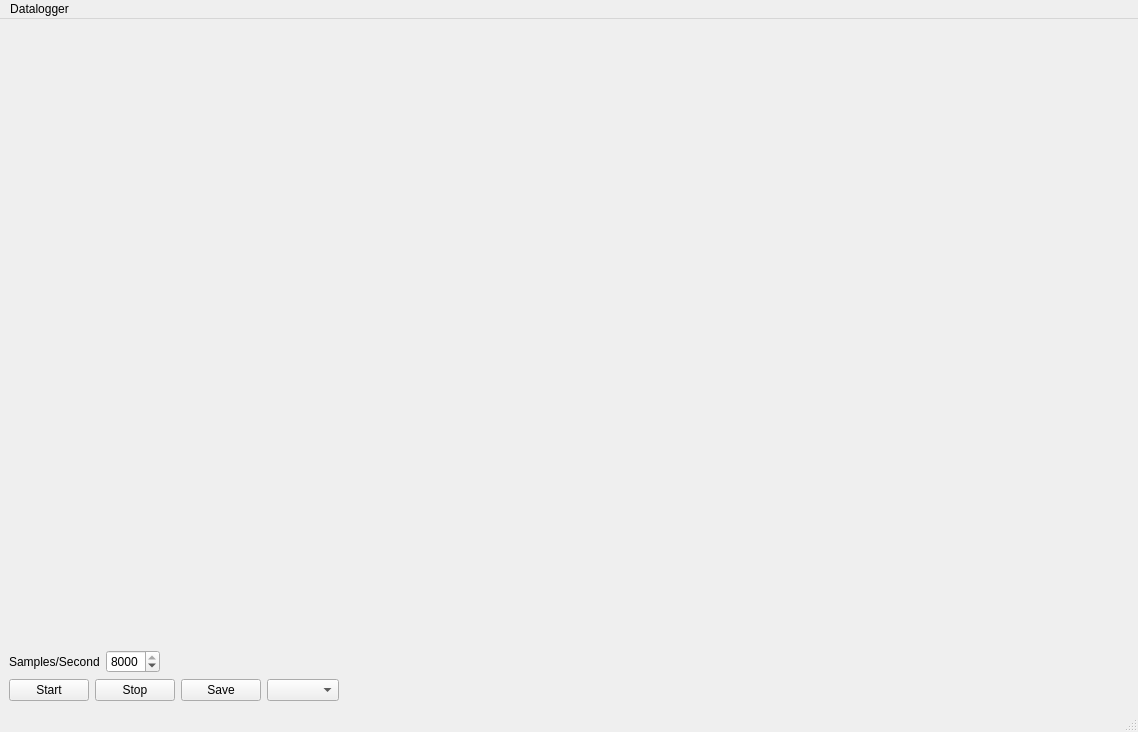
<?xml version="1.0" encoding="UTF-8"?>
<ui version="4.0">
 <class>DataLoggerMainWindow</class>
 <widget class="QMainWindow" name="DataLoggerMainWindow">
  <property name="geometry">
   <rect>
    <x>0</x>
    <y>0</y>
    <width>1138</width>
    <height>732</height>
   </rect>
  </property>
  <property name="sizePolicy">
   <sizepolicy hsizetype="Preferred" vsizetype="Preferred">
    <horstretch>0</horstretch>
    <verstretch>0</verstretch>
   </sizepolicy>
  </property>
  <property name="windowTitle">
   <string>MainWindow</string>
  </property>
  <property name="toolButtonStyle">
   <enum>Qt::ToolButtonIconOnly</enum>
  </property>
  <widget class="QWidget" name="centralwidget">
   <layout class="QVBoxLayout" name="verticalLayout_3">
    <item>
     <widget class="QWidget" name="mpl_plot" native="true">
      <property name="sizePolicy">
       <sizepolicy hsizetype="Preferred" vsizetype="Expanding">
        <horstretch>0</horstretch>
        <verstretch>0</verstretch>
       </sizepolicy>
      </property>
     </widget>
    </item>
    <item>
     <layout class="QHBoxLayout" name="horizontalLayout_2">
      <item>
       <widget class="QLabel" name="SampleRateLabel">
        <property name="text">
         <string>Samples/Second</string>
        </property>
       </widget>
      </item>
      <item>
       <widget class="QSpinBox" name="SampleRateSpinbox">
        <property name="minimum">
         <number>1</number>
        </property>
        <property name="maximum">
         <number>8000</number>
        </property>
        <property name="singleStep">
         <number>250</number>
        </property>
        <property name="value">
         <number>8000</number>
        </property>
       </widget>
      </item>
      <item>
       <spacer name="horizontalSpacer_2">
        <property name="orientation">
         <enum>Qt::Horizontal</enum>
        </property>
        <property name="sizeHint" stdset="0">
         <size>
          <width>40</width>
          <height>20</height>
         </size>
        </property>
       </spacer>
      </item>
     </layout>
    </item>
    <item>
     <layout class="QHBoxLayout" name="horizontalLayout">
      <item>
       <widget class="QPushButton" name="startButton">
        <property name="text">
         <string>Start</string>
        </property>
       </widget>
      </item>
      <item>
       <widget class="QPushButton" name="stopButton">
        <property name="text">
         <string>Stop</string>
        </property>
       </widget>
      </item>
      <item>
       <widget class="QPushButton" name="saveButton">
        <property name="text">
         <string>Save</string>
        </property>
       </widget>
      </item>
      <item>
       <widget class="QComboBox" name="arduinosCombo"/>
      </item>
      <item>
       <spacer name="horizontalSpacer">
        <property name="orientation">
         <enum>Qt::Horizontal</enum>
        </property>
        <property name="sizeHint" stdset="0">
         <size>
          <width>40</width>
          <height>20</height>
         </size>
        </property>
       </spacer>
      </item>
     </layout>
    </item>
   </layout>
  </widget>
  <widget class="QMenuBar" name="menubar">
   <property name="geometry">
    <rect>
     <x>0</x>
     <y>0</y>
     <width>1138</width>
     <height>22</height>
    </rect>
   </property>
   <widget class="QMenu" name="menuDatalogger">
    <property name="title">
     <string>Datalogger</string>
    </property>
   </widget>
   <addaction name="menuDatalogger"/>
  </widget>
  <widget class="QStatusBar" name="statusbar"/>
 </widget>
 <resources/>
 <connections>
  <connection>
   <sender>startButton</sender>
   <signal>clicked()</signal>
   <receiver>mpl_plot</receiver>
   <slot>update()</slot>
   <hints>
    <hint type="sourcelabel">
     <x>47</x>
     <y>682</y>
    </hint>
    <hint type="destinationlabel">
     <x>568</x>
     <y>345</y>
    </hint>
   </hints>
  </connection>
  <connection>
   <sender>stopButton</sender>
   <signal>clicked()</signal>
   <receiver>mpl_plot</receiver>
   <slot>update()</slot>
   <hints>
    <hint type="sourcelabel">
     <x>121</x>
     <y>682</y>
    </hint>
    <hint type="destinationlabel">
     <x>568</x>
     <y>345</y>
    </hint>
   </hints>
  </connection>
 </connections>
</ui>
